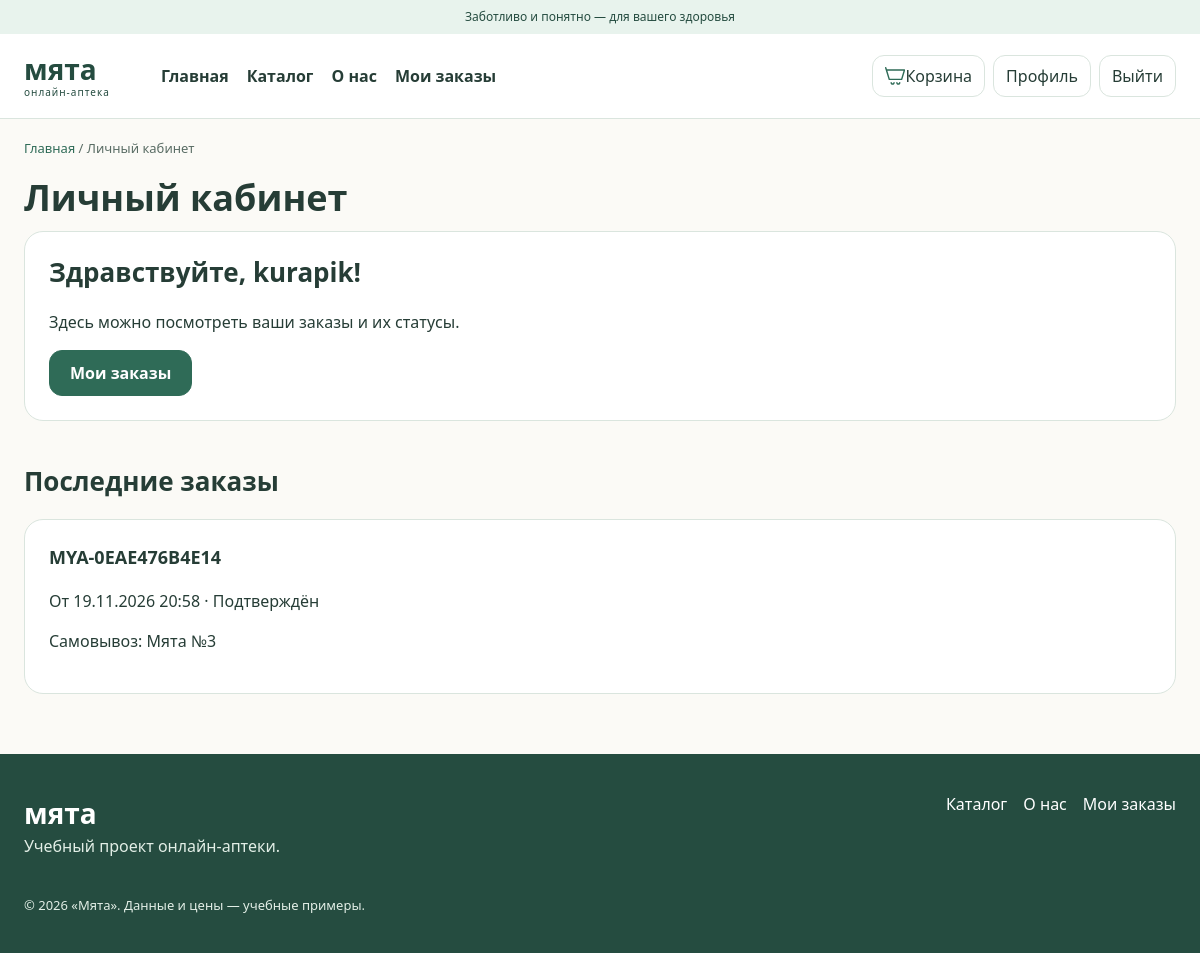
Screenshot of /profile/ (signed in) with the database file from the repository.
### pharmacy/models.py (models this page shows, shortened)
class Order(models.Model):
    number = models.CharField(
        "Номер заказа",
        max_length=30,
        unique=True
    )
    date = models.DateTimeField(
        "Дата заказа",
        auto_now_add=True
    )
    customer_name = models.CharField(
        "Имя покупателя",
        max_length=100
    )
    phone = models.CharField(
        "Телефон",
        max_length=20
    )
    status = models.CharField(
        "Статус заказа",
        max_length=30,
        choices=[
            ("Создан", "Создан"),
            ("Ожидает проверки", "Ожидает проверки"),
            ("Подтверждён", "Подтверждён"),
            ("Отклонён", "Отклонён"),
            ("Готов к выдаче", "Готов к выдаче")
        ],
        default="Создан"
    )
    pharmacy = models.ForeignKey(
        "Pharmacy",
        on_delete=models.PROTECT,
        related_name="orders",
        verbose_name="Аптека"
    )
    user = models.ForeignKey(
        settings.AUTH_USER_MODEL,
        on_delete=models.SET_NULL,
        related_name="pharmacy_orders",
        null=True, blank=True,
        verbose_name="Покупатель (аккаунт)"
    )
    medicines = models.ManyToManyField(
        "Medicine",
        through="OrderItem",
        through_fields=("order", "medicine"),
        related_name="orders",
        verbose_name="Препараты заказа"
    )
    class Meta:
        verbose_name = "Заказ"
        verbose_name_plural = "Заказы"
        ordering = ["-date"]

class Pharmacy(models.Model):
    name = models.CharField("Название", max_length=150)
    address = models.CharField("Адрес", max_length=150)
    phone = models.CharField("Телефон", max_length=20)
    schedule = models.CharField("График", max_length=150)
    class Meta:
        verbose_name = "Аптека"
        verbose_name_plural = "Аптеки"
        ordering = ["name"]

### pharmacy/views.py (the view)
# urls.py: path("profile/", views.profile, name="profile"),
@login_required
def profile(request):
    my_orders = Order.objects.filter(user=request.user).select_related("pharmacy")[:3]
    return render(request, "profile.html", {"orders": my_orders})

### pharmacy/templates/profile.html (shortened to what this page needs)
{% extends 'base.html' %}
{% block content %}
<nav class="breadcrumbs"><a href="{% url 'pharmacy:home' %}">Главная</a> / Личный кабинет</nav>
<h1 class="page-title">Личный кабинет</h1>
<section class="panel"><h2>Здравствуйте, {{ user.username }}!</h2><p>Здесь можно посмотреть ваши заказы и их статусы.</p><a class="btn" href="{% url 'pharmacy:orders' %}">Мои заказы</a></section>
<section class="section"><h2>Последние заказы</h2>
  {% for order in orders %}
    <article class="panel order-card"><h3>{{ order.number }}</h3><p>От {{ order.date|date:'d.m.Y H:i' }} · {{ order.status }}</p><p>Самовывоз: {{ order.pharmacy.name }}</p></article>
  {% empty %}<p>У вас ещё нет заказов. <a class="text-link" href="{% url 'pharmacy:catalog' %}">Перейти в каталог</a></p>{% endfor %}
</section>
{% endblock %}

### pharmacy/static/pharmacy/styles.css (style rules this page uses)
:root { --green: #2f6b57; --dark: #254c40; --mint: #e8f3ed; --bg: #fbfaf6; --text: #263d36; --gray: #596c64; --border: #dae5de; --error: #ae424b; --space: 16px; }
* { box-sizing: border-box; }
body { margin: 0; background: var(--bg); color: var(--text); font: 16px/1.5 'Segoe UI', Arial, sans-serif; }
a { color: inherit; text-decoration: none; }
button, a, summary { -webkit-tap-highlight-color: transparent; }
h1, h2, h3, p { margin-top: 0; }
h1 { font-size: 42px; line-height: 1.17; }
h2 { font-size: 26px; line-height: 1.25; }
h3 { font-size: 18px; }
.section { margin: 44px 0; }
.page-title { font-size: 36px; margin: 18px 0 12px; }
.breadcrumbs { padding-top: 20px; color: var(--gray); font-size: 13px; }
.breadcrumbs a { color: var(--green); }
.btn { display: inline-flex; align-items: center; justify-content: center; min-height: 44px; padding: 10px 20px; background: var(--green); color: white; border: 1px solid var(--green); border-radius: 13px; text-align: center; font-weight: 600; }
.panel { background: white; border: 1px solid var(--border); border-radius: 19px; padding: 24px; }
.order-card { margin: 15px 0; }

### rows the page displays
Order: number "MYA-0EAE476B4E14", date "19.11.2026 20:58", status "Подтверждён", pharmacy.name "Мята №3"

### other values shown
{{ user.username }} "kurapik"
